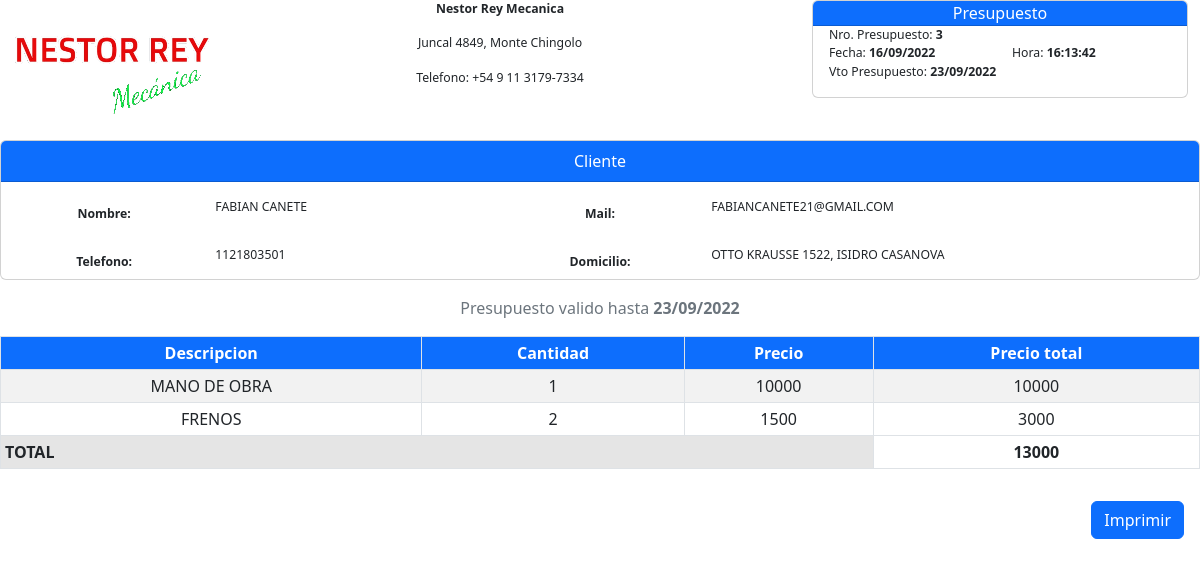
/vista/utils/generarPresupuesto.php?pr=3, run on the app's committed database.
### tables this page shows
CREATE TABLE `presupuestos` (
  `id` int(11) NOT NULL,
  `id_orden` int(11) NOT NULL,
  `id_cliente` int(11) NOT NULL,
  `fecha` datetime NOT NULL DEFAULT current_timestamp()
);

CREATE TABLE `clientes` (
  `id` int(11) NOT NULL,
  `nombre` text NOT NULL,
  `telefono` varchar(20) NOT NULL,
  `mail` text DEFAULT NULL,
  `domicilio` text DEFAULT NULL
);

CREATE TABLE `insumos_presupuestos` (
  `id` int(11) NOT NULL,
  `id_presupuesto` int(11) NOT NULL,
  `descripcion` text NOT NULL,
  `cantidad` int(11) NOT NULL,
  `precio` int(11) NOT NULL,
  `precio_total` int(11) NOT NULL
);

### vista/utils/generarPresupuesto.php (called while the page is built, shortened)
<?php
if(empty($_REQUEST['pr'])) {
    echo "No es posible generar el presupuesto.";
}
else {
    $stmt = Conexion::conectar()->prepare("SELECT p.id, p.id_cliente, DATE_FORMAT(p.fecha, '%d/%m/%Y') as fecha,
                                        DATE_FORMAT(p.fecha, '%H:%i:%s') as hora,
                                        cl.nombre, cl.telefono, cl.mail, cl.domicilio
                                        FROM presupuestos p
                                        INNER JOIN clientes cl
                                        ON p.id_cliente = cl.id
                                        WHERE p.id = :id");
    $stmt->bindParam(":id", $_REQUEST['pr'], PDO::PARAM_INT);
    if($stmt->execute()){
        $presupuesto = $stmt->fetchAll()[0];
    }
    else{
        print_r(Conexion::conectar()->error_info());
    }
    $stmt = Conexion::conectar()->prepare("SELECT * FROM insumos_presupuestos WHERE id_presupuesto = :id_presupuesto");
    $stmt->bindParam(":id_presupuesto", $_REQUEST['pr'], PDO::PARAM_INT);
    if($stmt->execute()){
        $insumos = $stmt->fetchAll();
    }
    else{
        print_r(Conexion::conectar()->error_info());
    }
    list($dia, $mes, $year) = explode('/', $presupuesto["fecha"]);
    $date = new DateTime("$dia-$mes-$year");
    $date->modify('+7 day');
    $fechaVto = $date->format('d/m/Y');
    include(dirname(__FILE__) . '/presupuesto.php');
    $html = ob_get_clean();
    print_r($html);
    exit;
}
?>

### modelo/conexion.php (called while the page is built)
<?php
class Conexion{
    static public function conectar(){
        $link = new PDO("mysql:host=127.0.0.1;dbname=test",
                        "root",
                        "");
        $link->exec("set names utf8");
        return $link;
    }
}
?>

### vista/utils/presupuesto.php (the view, shortened to what this page needs)
<?php
    $total = 0;
?>
<!DOCTYPE html>
<html lang="en">
<head>
    <link href="https://cdn.jsdelivr.net/npm/bootstrap@5.2.0/dist/css/bootstrap.min.css" rel="stylesheet">
</head>
<body>
    <div class="container-fluid">
        <div class="row">
            <div class="col-2">
                <img src="../../img/logo-min.png" class="mx-auto my-auto"  alt="Logo Nestor Rey Mecanica">
            </div>
            <div class="col-6 text-center">
            <small><small>
                <p><b>Nestor Rey Mecanica</b></p>
                <p>Juncal 4849, Monte Chingolo</p>
                <p>Telefono: +54 9 11 3179-7334</p>
            </small></small>
            </div>
            <div class="col-4">
                <div class="card">
                    <div class="card-header text-bg-primary pt-0 pb-0 text-center">
                        Presupuesto
                    </div>
            <small><small>
                    <div class="card-body pt-0">
                        Nro. Presupuesto: <b><?php echo $presupuesto['id'] ?></b>
                        <div class="row">
                            <div class="col">
                                Fecha: <b><?php echo $presupuesto['fecha'] ?></b>
                            </div>
                            <div class="col">
                                Hora: <b><?php echo $presupuesto['hora'] ?></b>
                            </div>
                        </div>
                        Vto Presupuesto: <b><?php echo $fechaVto ?></b>
                    </div>
            </small></small>
                </div>
            </div>
        </div>
    </div>
    <div class="card mb-3" style="height: 140px;">
        <div class="card-header text-bg-primary text-center">
            Cliente
        </div>
        <div class="card-body">
            <small><small>
            <form>
                <div class="mb-3 row">
                    <label class="col-2 col-form-label text-center"><b>Nombre:</b></label>
                    <div class="col-3">
                    <?php echo $presupuesto['nombre']; ?>
                    </div>
                    <label class="col-2 col-form-label text-center"><b>Mail:</b></label>
                    <div class="col-5">
                    <?php echo $presupuesto['mail']; ?>
                    </div>
                </div>
                <div class="mb-3 row">
                    <label class="col-2 col-form-label text-center"><b>Telefono:</b></label>
                    <div class="col-3">
                    <?php echo $presupuesto['telefono']; ?>
                    </div>
                    <label class="col-2 col-form-label text-center"><b>Domicilio:</b></label>
                    <div class="col-5">
                    <?php echo $presupuesto['domicilio']; ?>
                    </div>
                </div>
            </form>
            </small></small>
        </div>
    </div>
    <div class="text-muted text-center mb-3">
        Presupuesto valido hasta <b><?php echo $fechaVto ?></b>
    </div>
    <table cellspacing=0 class="table table-responsive table-bordered table-hover table-inverse table-striped text-center table-sm" role="grid" id="tablePresupuesto" width=100% >
        <thead>
            <tr class="text-bg-primary">
                <th scope="col">
                    Descripcion
                </th>
                <th scope="col">
                    Cantidad
                </th>
                <th scope="col">
                    Precio
                </th>
                <th scope="col">
                    Precio total
                </th>
            </tr>
        </thead>
        <tbody>
            <?php
                foreach ($insumos as $key => $insumo){
            ?>
            <tr>
                <td>
                    <?php echo $insumo["descripcion"]; ?>
                </td>
                <td>
                    <?php echo $insumo["cantidad"]; ?>
                </td>
                <td>
                    <?php echo $insumo["precio"]; ?>
                </td>
                <td>
                    <?php echo $insumo["precio_total"]; ?>
                </td>
            </tr>
            <?php
                    $total += $insumo["precio_total"];
                }
            ?>
        </tbody>
        <tfoot>
            <tr>
                <th colspan="3" class="table-active text-start">TOTAL</th>
                <th><?php echo $total; ?></th>
            </tr>
        </tfoot>
    </table>
    <div class="d-grid gap-2 mx-3 py-3 d-md-flex justify-content-md-end">
        <button type="button" class="btn btn-primary btn_print" onclick="this.style.display = 'none';window.print();this.style.display = 'initial';return false;">Imprimir</button>
    </div>
</body>
</html>

### data on the page
presupuestos: id "3", id_cliente.nombre "FABIAN CANETE", id_cliente.mail "FABIANCANETE21@GMAIL.COM", id_cliente.telefono "1121803501", id_cliente.domicilio "OTTO KRAUSSE 1522, ISIDRO CASANOVA"
insumos_presupuestos: descripcion "MANO DE OBRA", cantidad "1", precio "10000", precio_total "10000"
insumos_presupuestos: descripcion "FRENOS", cantidad "2", precio "1500", precio_total "3000"

### other printed values
$presupuesto['fecha'] "16/09/2022"
$presupuesto['hora'] "16:13:42"
$fechaVto "23/09/2022"
$total "13000"
